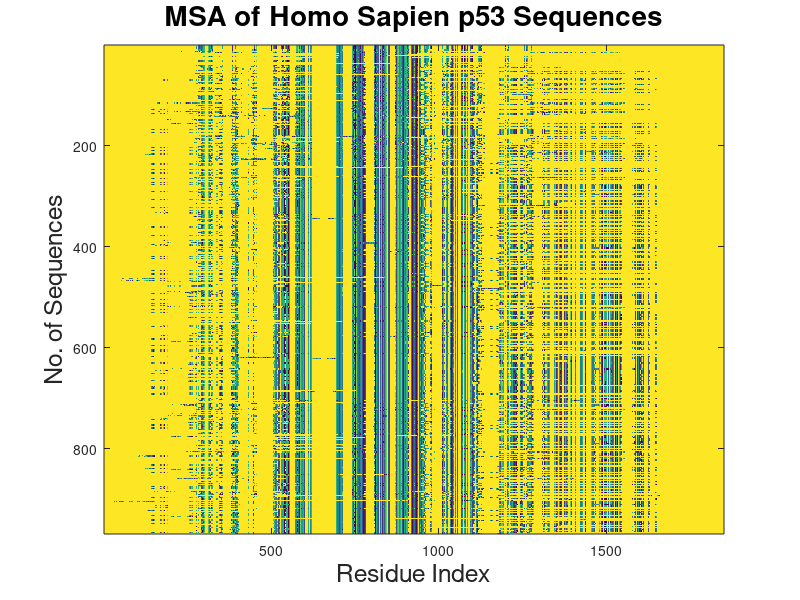

This figure's MATLAB source: (Note: this script raises an error after producing the figure.)
%% Load Data 
%%
% Get Cluster Data
%[TP53_clusters, TP53_extra] = blast2clust('BAC16799');
load('clusters.mat');
%
%[TP53_clusters, TP53_extra] = msa2clust(msa);
TP53_clusters = clusters;

%% Visualize MSA
imagesc(msa);
title('MSA of Homo Sapien p53 Sequences', 'FontSize', 20);
ylabel('No. of Sequences', 'FontSize', 18);
xlabel('Residue Index', 'FontSize', 18);

%%
% Read Somatic Mutation Data
[num, txt, somatic_mutation_raw] = xlsread('somatic.xlsx');

%% Trim Neutral Mutations
% Column 20 is the WT_AA, column 21 is the Mutant_AA.
mut_count = 1;
for i=1:length(somatic_mutation_raw)
    % nucleotide mutation without AA change
    if ~strcmp(somatic_mutation_raw(i,20),somatic_mutation_raw(i,21)) 
        
        if ~strcmp(somatic_mutation_raw(i,20),'NA') || ~strcmp(somatic_mutation_raw(i,21),'NA')
            if ~ischar(somatic_mutation_raw{i,7}) && somatic_mutation_raw{i,7} <= 393
            somatic_mutation_trim(mut_count,:) = somatic_mutation_raw(i,:);
            mut_count = mut_count + 1;
            end
        end
    end
end

%% Trim Columns not going to be used
% Column 1-4, 6, 8-16, 22, 27-30, 36-65
somatic_mutation_trim = somatic_mutation_trim(:,[5 7 17:21 23:26 31:35 65]);

%% Overall Sector Enrichment

inSectorCount= zeros(1,7);
outSectorCount = 0;

for i=1:length(somatic_mutation_trim)
    %I changed the somatic index accession from 7 to 2 to reflect our new trimmed
    %matrix. This is because the mutations are in a new column
    cluster_index = is_in_sector(TP53_clusters, cell2mat(somatic_mutation_trim(i,2))); 
    %changed clusters to TP53_clusters
    if cluster_index > 0 %added this logical
        mutation_in_sector(inSectorCount(1,cluster_index) + 1,:,cluster_index) = somatic_mutation_trim(i,:);
        %added a multidimensional component to mutation_in_sector to allow
        %easy access to different sectors.
        inSectorCount(1,cluster_index) = inSectorCount(1,cluster_index) + 1;
    else
        mutation_out_sector(outSectorCount + 1,:) = somatic_mutation_trim(i,:);
        outSectorCount = outSectorCount + 1;
    end
    somatic_mutation_trim{i, 17} = cluster_index;
end
mutations_and_what_sectors_theyarein = find(cell2mat(somatic_mutation_trim(2:end,17))>0);
somatic_mutations_only_in_sectors = somatic_mutation_trim(mutations_and_what_sectors_theyarein + 1,:);

%% Relative Sector Enrichment
% For each sector
figure
Sector_enrichment = zeros(length(TP53_clusters),2);
for j = 1:length(TP53_clusters)
Sector_enrichment(j,1) = (inSectorCount(1,j)./length(somatic_mutation_trim(:,2)))./(length(cell2mat(TP53_clusters(1,j)))./393);
end
bar(1:length(Sector_enrichment),Sector_enrichment,'b');
title('Mutation enrichment per sector', 'FontSize', 18);
xlabel('Sector number', 'FontSize', 18);
ylabel('Enrichment (% of (mutants in sector/totalmutants)./(residues in sector/totalresidues)');

%%
% Calculate p value of the enrichment based on chi square dist.
for i = 1:length(TP53_clusters)
    % expected mut/residue ratio
    inSectorCount(2,i) = length(somatic_mutation_trim(:,1))*length(cell2mat(TP53_clusters(1,i)))/393;
    % chi squared value
    inSectorCount(3,i) = (inSectorCount(2,i) - inSectorCount(1,i))^2/inSectorCount(2,i);
    % p value
    inSectorCount(4,i) = chi2cdf(inSectorCount(3,i),6,'upper');
end
%% Compensatory mutations
%
% First we will look at each mutation at each residue within a sector
% across species to find "fixed" mutations. In order to do this we must
% make a map of all the residues in p53 to compare all of the other
% sequences to.
%%
% Extract the residues in the MSA corresponding to the reference sequence.

map = find(msa(1,:) ~= 25);
seqmsa = msa(:,map);

%%
% Find the maximum size of cluster to facilitate setting up the MSA of
% clusters.
maxResidue_clust = 0;
for i=1:length(TP53_clusters)
    if (length(cell2mat(TP53_clusters(1,i))) > maxResidue_clust)
        maxResidue_clust = length(cell2mat(TP53_clusters(1,i)));
    end
end
%%
% Store the msa of the reference sequence into each cluster. The data is
% stored in a 3D matrix, with each layer containing the indices of the 
% clustered residues in the reference sequence and the MSA corresponding to
% those indices.
clustMSA = zeros(length(seqmsa)+1, maxResidue_clust, length(TP53_clusters));
for i=1:length(TP53_clusters)
    clust_index = cell2mat(TP53_clusters(1,i)); % indices of ref sequence
    clustMSA(1,1:length(clust_index),i) = clust_index;
    clustMSA(2:length(clustMSA),1:length(clust_index),i) = seqmsa(:,clust_index);
end

%%
% Extract the mutations in the clusters. For somatic_mutation_trim, the
% columns are
%%
% 2: indices of reference sequence
%%
% 6: wildtype AA
%%
% 7: mutant AA
%%
% 17: the index of the cluster the mutation is in
%%
% We also have to convert the three letter amino acid codes to the integer
% representation in MATLAB..
clust_mut_map = find(cell2mat(somatic_mutation_trim(:,17)));
clust_mutation_cell = somatic_mutation_trim(clust_mut_map,[2 6 7 17]);

mut_count = 1;
for i=1:length(clust_mutation_cell)
    % only consider deletion, substitution and premature stops, since there
    % are mutation from 1 AA to 2 AA or other peculiar ones in the database
    if (length(clust_mutation_cell{i,2}) <=4 && length(clust_mutation_cell{i,3}) <=4)
        clust_mutation(mut_count,1) = cell2mat(clust_mutation_cell(i,1));
        clust_mutation(mut_count,4) = cell2mat(clust_mutation_cell(i,4));
        for aa = 2:3 % WT AA and MT AA
            if (strcmp(clust_mutation_cell(i,aa), 'NA'))
                 % deletion causing gaps
                clust_mutation(mut_count,aa) = aa2int('-');
            elseif (strcmp(clust_mutation_cell(i,aa), 'STOP'))
                 % translation stop, * in MATLAB
                clust_mutation(mut_count,aa) = aa2int('*');
            else % substitution
                AminoAcid = aminolookup('Abbreviation', clust_mutation_cell{i,aa});
                oneLetterCode = AminoAcid(1,1);
                clust_mutation(mut_count,aa) = aa2int(AminoAcid(1,1));
            end
        end
        mut_count = mut_count + 1;
    end
end
clust_mutation = unique(clust_mutation, 'rows');

%%
% The actual part of finding compensatory mutation. First, we look at each
% mutation in the mutation database, and count the frequencies of each
% carcinogenic mutation in species other than human beings. The fifth
% column ot clust_mutation is added in this sections, and it contains the
% sequences in clustMSA with the given mutation.
clust_mutation_cell = num2cell(clust_mutation);
%%

for i=1:length(clust_mutation)
    mut_index = clust_mutation(i,1); % index of mutation residue
    mut_aa = clust_mutation(i,3); % mutant AA
    clust_index = clust_mutation(i,4); % index of cluster the mutation is in
    clust_msa = clustMSA(:,:,clust_index);
    % index of the current mutation in the cluster's MSA
    msa_mut_index = find(clust_msa(1,:) == mut_index); 
    % the residues in each sequence at the mutation index
    mut_msa = clust_msa(:,msa_mut_index);
    % find the sequences with the current mutation 
    mut_msa_map = find(mut_msa(:,1) == mut_aa);
    mut_seqs = clust_msa(mut_msa_map,:);
    % store the information as cells
    clust_mutation_cell{i,5} = length(mut_seqs(:,1));
    clust_mutation_cell{i,6} = mut_seqs;
end

%%
% Plot the number of carcinogenic mutations present in other species in the
% MSA.
mutCount_means = zeros(1,6);
for i=1:length(TP53_clusters)
    subplot(2,3,i);
    clust_mut_i = find(cell2mat(clust_mutation_cell(:,4)) == i);
    x_mutIndex = cell2mat(clust_mutation_cell(clust_mut_i,1));
    y_mutCount = cell2mat(clust_mutation_cell(clust_mut_i,5));
    mutCount_means(1,i) = mean(y_mutCount);
    scatter(x_mutIndex, y_mutCount, 35, 'filled');
    xlabel('Index of Carcinogenic Mutation', 'FontSize', 18);
    titleStr = sprintf('Sector %d', i);
    title(titleStr, 'FontSize', 20);
    ylabel('No. of Seqs with Mutation', 'FontSize', 18);
end

%%
% Nonparametric comparisons of the no. of sequences with mutations in each 
% sector
[p_mutCount, mutCount_ANOVA_table, mutCount_stats] = kruskalwallis(transpose(cell2mat(clust_mutation_cell(:,5))),transpose(cell2mat(clust_mutation_cell(:,4))));
%%
% Multiple comparisons
mutCount_multiComp = multcompare(mutCount_stats);
mutCount_significant = mutCount_multiComp(find(mutCount_multiComp(:,6) <= 0.05),:);
%%
% From the above graph, we can see that there is one mutation in cluster 3
% that exists in most of the sequences in the MSA. We extract the MSA of
% the sequences with this mutation, and visualize it using imagesc.
max_mut_count_index = find(cell2mat(clust_mutation_cell(:,5))==max(cell2mat(clust_mutation_cell(:,5))));
max_mut_clust_index = cell2mat(clust_mutation_cell(max_mut_count_index,4));
max_mut_msa = vertcat(clustMSA(:,:,max_mut_clust_index));
% set up MSA so that top 1/3 of the image would be the reference sequence
max_mut_msa = max_mut_msa(2:length(max_mut_msa),1:length(cell2mat(TP53_clusters(1,max_mut_clust_index))));
max_mut_msa = vertcat(repmat(max_mut_msa(1,:),length(max_mut_msa)/2,1),max_mut_msa);
imagesc(max_mut_msa);
xlabel('Residues in Cluster 3', 'FontSize', 18);
% ylabel('Sequences with Mutation and Reference Sequence', 'FontSize', 18);
title('Cluster MSA of Sequences', 'FontSize', 20);
xticks = linspace(1,length(max_mut_msa(1,:)), length(max_mut_msa(1,:)));
set(gca, 'XTick', xticks, 'XTickLabel', clustMSA(1,1:length(max_mut_msa(1,:)),max_mut_clust_index));
set(gca, 'YTick', [], 'YTickLabel', []);
